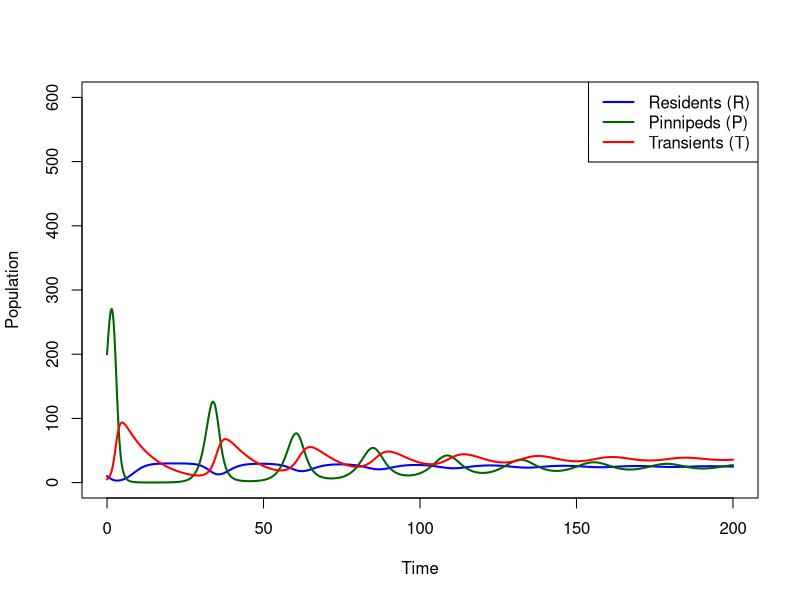
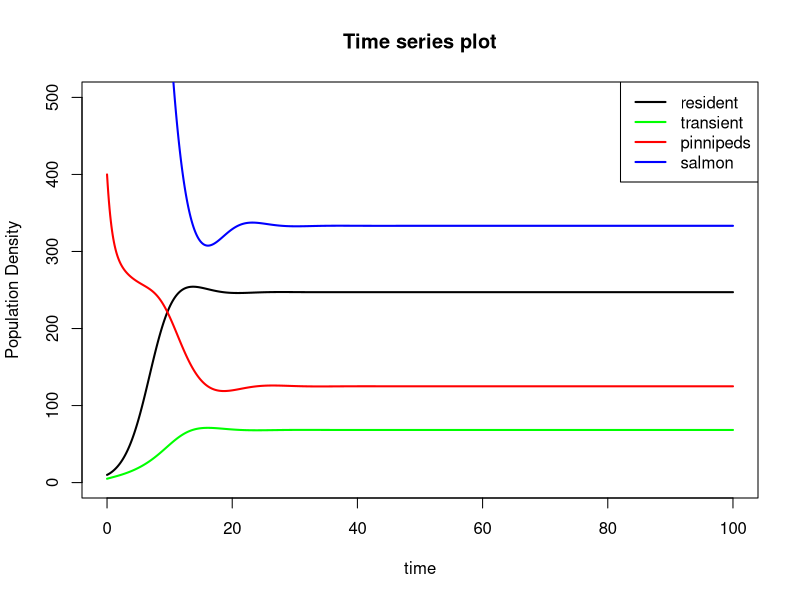
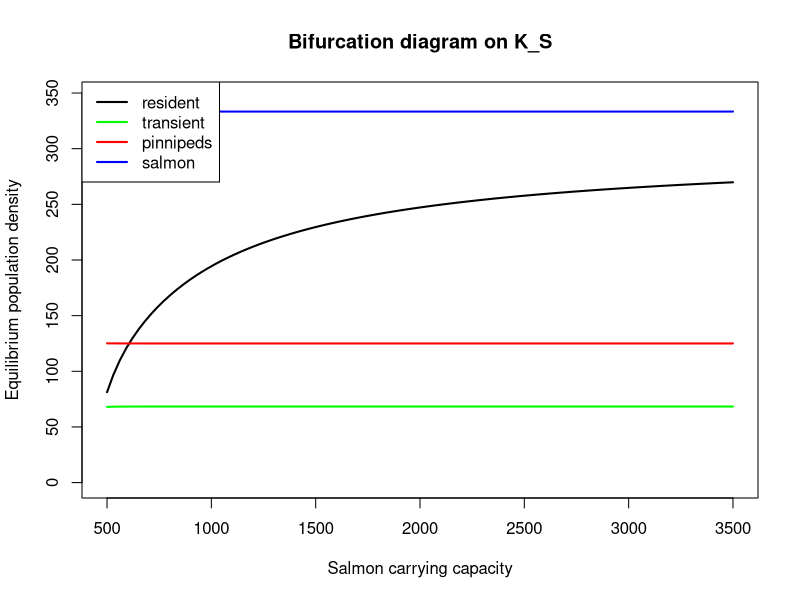

The R script that drew these images, in order:
## ---- chunk 1
knitr::opts_chunk$set(echo = TRUE,tidy.opts = list(width.cutoff = 60), tidy = TRUE)
## ---- chunk 2
library(deSolve)
## ---- chunk 3
# Parameters
r_R <- 0.5      # resident whale growth rate
K_R <- 30       # resident carrying capacity

r_P <- 0.8      # pinniped growth rate
K_P <- 500      # pinniped carrying capacity

alpha <- 0.2    # effect of pinnipeds on residents
beta  <- 0.6    # effect of residents on pinnipeds

C   <- 0.02     # predation rate
B   <- 0.2      # conversion efficiency
D_T <- 0.1      # transient whale death rate
## ---- chunk 4
R0 <- 10
P0 <- 200
T0 <- 5

state_ini <- c(R = R0,
               P = P0,
               T = T0)
## ---- chunk 5
modelA <- function(time, state, parameters){

  R <- state[1]
  P <- state[2]
  T <- state[3]

  # Resident whales (competition with P)
  dR <- r_R * R * (1 - (R + alpha*P)/K_R)

  # Pinnipeds (competition + predation)
  dP <- r_P * P * (1 - (P + beta*R)/K_P) -
        C * P * T

  # Transient whales (predator)
  dT <- B * C * P * T -
        D_T * T

  return(list(c(dR, dP, dT)))
}
## ---- chunk 6
time_vec <- seq(0, 200, length.out = 2000)

outA <- ode(y = state_ini,
            times = time_vec,
            func = modelA,
            parms = NULL)

outA <- as.data.frame(outA)
## ---- chunk 7
plot(outA$time, outA$R,
     type = "l",
     col = "blue",
     lwd = 2,
     ylim = c(0,600),
     xlab = "Time",
     ylab = "Population")

lines(outA$time, outA$P,
      col = "darkgreen",
      lwd = 2)

lines(outA$time, outA$T,
      col = "red",
      lwd = 2)

legend("topright",
       legend = c("Residents (R)",
                  "Pinnipeds (P)",
                  "Transients (T)"),
       col = c("blue","darkgreen","red"),
       lty = 1,
       lwd = 2)
## ---- chunk 8
# Equilibrium (Model A)
P_star <- D_T / (B * C)

R_star <- K_R - (alpha * D_T) / (B * C)

T_star <- (r_P / (C * K_P)) *
          (K_P - (D_T / (B * C)) -
           beta * K_R +
           (alpha * beta * D_T) / (B * C))

P_star
R_star
T_star
## ---- chunk 9
dR = 0
dP = 0
dT = 0

# Test derivatives at equilibrium
dR_test <- r_R * R_star *
           (1 - (R_star + alpha * P_star) / K_R)

dP_test <- r_P * P_star *
           (1 - (P_star + beta * R_star) / K_P) -
           C * P_star * T_star

dT_test <- B * C * P_star * T_star -
           D_T * T_star

dR_test
dP_test
dT_test

## ---- chunk 10
# Equilibrium without competition
R_not <- (K_R - alpha * K_P) /
         (1 - alpha * beta)

T_not <- (r_P / (C * K_P)) *
         (K_P - (D_T / (B * C)))

R_not
T_not
R_star > R_not
T_star < T_not
## ---- chunk 11
B * C * K_R > alpha * D_T
## ---- chunk 12
B_R=0.03 # B is the efficiency with which resident whales consume and assimilate salmons
C_R=0.01 # C is the number of salmon captured per unit time per unit salmon density by an average resident whale
D_R=0.1 # death rate of resident whales

B_T=0.08 # B is the efficiency with which transient whales consume and assimilate pinnipeds
C_T=0.02 # C is the number of pinnipeds captured per unit time per unit pinniped density by an average transient whale
D_T=0.2 # death rate of transient whales

r_P=2 # growth rate of pinnipeds
K_P=500 # Carrying capacity of pinnipeds
a=0.1 # attack rate on pinnipeds

r_S=3 # growth rate of salmon
K_S=2000 # Carrying capacity of salmon
b=0.15 # attack rate on salmon
## ---- chunk 13
library(deSolve)
require(deSolve)

# predator-prey model
LV <- function(time,state,para) {
	B_R=para[1];C_r=para[2];D_R=para[3];B_T=para[4];C_T=para[5];D_T=para[6];r_P=para[7];K_P=para[8];a=para[9];r_S=para[10];K_S=para[11];b=para[12]
	# state variables
	R=state[1];T=state[2];P=state[3];S=state[4]
	# equation
	X1=R*(B_R*C_R*S-D_R)
	X2=T*(B_T*C_T*P-D_T)
	X3=r_P*P*(1-P/K_P-a*S/K_P)-C_T*P*T
	X4=r_S*S*(1-S/K_S-b*P/K_S)-C_R*S*R

	return(list(c(X1,X2,X3,X4)))
}

# input parameters
para=c(B_R,C_R,D_R,B_T,C_T,D_T,r_P,K_P,a,r_S,K_S,b)
# initialization
time=seq(from=0,to=100,length=1000)
ini=c(10,5,400,1600)
out=ode(ini,time,LV,para)
## ---- chunk 14
# Resident whales
plot(out[,1],out[,2],xlab="time",ylab="Population Density",type='l',lwd=2,
# ylim=c(0,max(c(out[,2],out[,3],out[,4],out[,5])))
    ylim=c(0,500)
)
col_list=c("black","green","red","blue")
name_list=c("resident","transient","pinnipeds","salmon")
# Transient whales, pinnipeds, and salmon
lines(out[,1],out[,3],col=col_list[2],lwd=2)
lines(out[,1],out[,4],col=col_list[3],lwd=2)
lines(out[,1],out[,5],col=col_list[4],lwd=2)
# legends
legend("topright",legend=name_list,col=col_list,lwd=c(2,2,2,2))
title("Time series plot")
## ---- chunk 15
# Initialization
K_S_set=seq(K_S/4,K_S*7/4,length=100)
Req_set=rep(NaN,length(K_S_set))
Teq_set=rep(NaN,length(K_S_set))
Peq_set=rep(NaN,length(K_S_set))
Seq_set=rep(NaN,length(K_S_set))
# simulation
for (i in 1:length(K_S_set)) {
    para[11]=K_S_set[i]
    out=ode(ini,time,LV,para)
    Req_set[i]=mean(tail(out[,2],10))
    Teq_set[i]=mean(tail(out[,3],10))
    Peq_set[i]=mean(tail(out[,4],10))
    Seq_set[i]=mean(tail(out[,5],10))
}
# plot
col_list=c("black","green","red","blue")
name_list=c("resident","transient","pinnipeds","salmon")

plot(K_S_set,Req_set,xlab="Salmon carrying capacity",ylab="Equilibrium population density",type='l',lwd=2,
ylim=c(0,max(c(Req_set,Teq_set,Peq_set,Seq_set)))
)
# Transient whales, pinnipeds, and salmon
lines(K_S_set,Teq_set,col=col_list[2],lwd=2)
lines(K_S_set,Peq_set,col=col_list[3],lwd=2)
lines(K_S_set,Seq_set,col=col_list[4],lwd=2)
# legends
legend("topleft",legend=name_list,col=col_list,lwd=c(2,2,2,2))
title("Bifurcation diagram on K_S")
